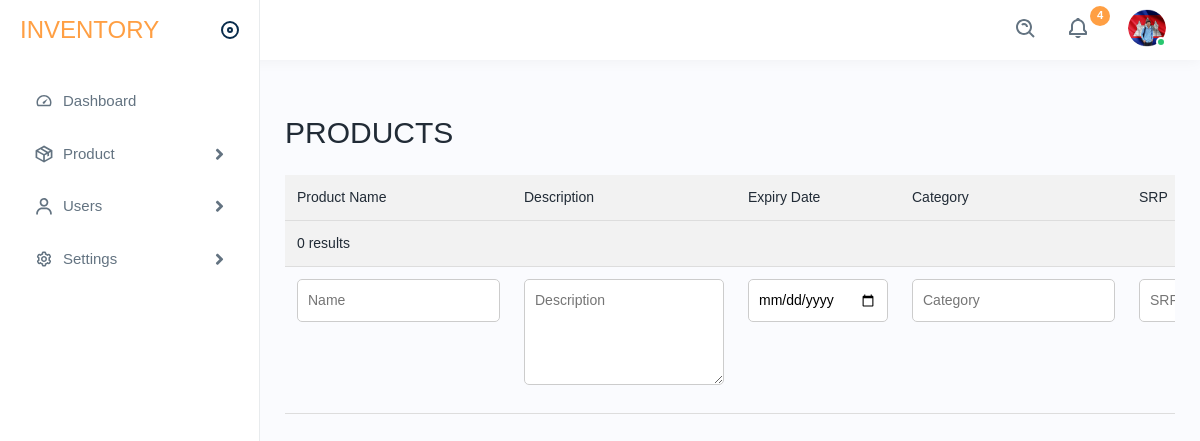
The app's page /addProd.php (signed in), older data.
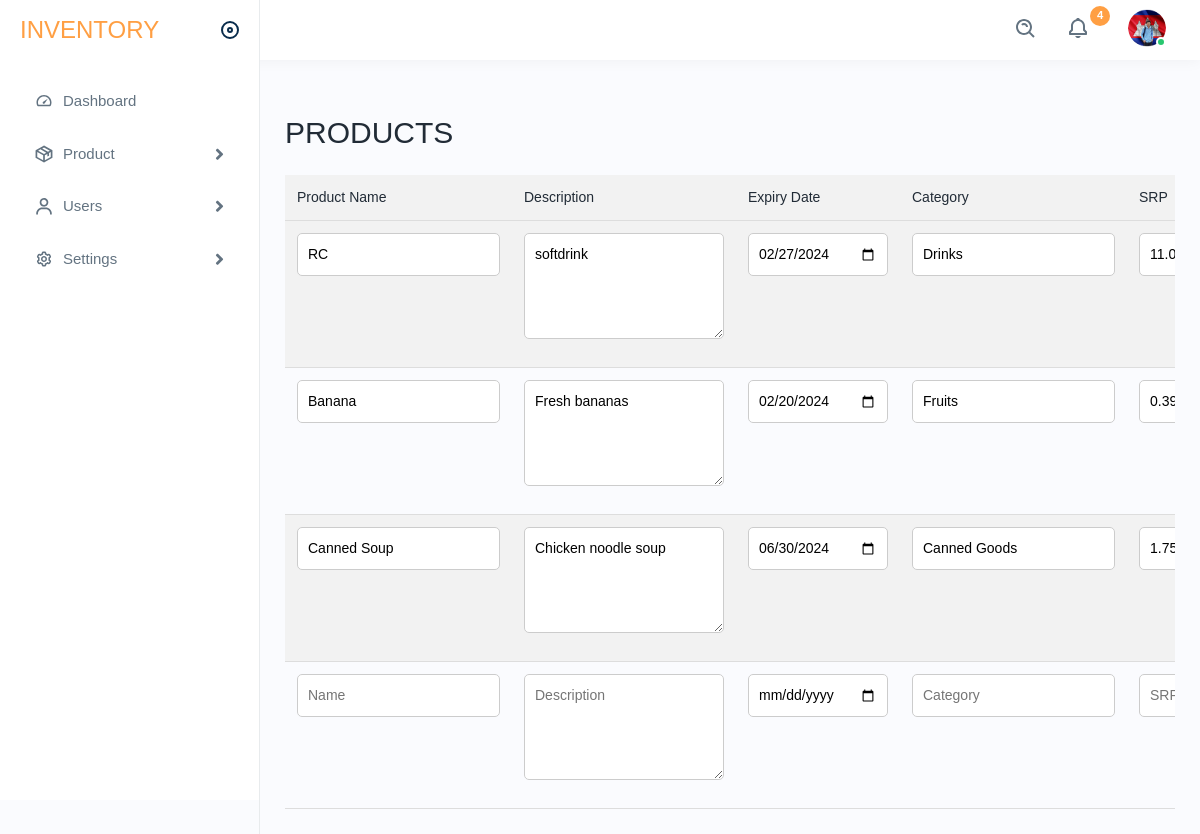
The same page, newer data.
### tables this page shows
CREATE TABLE `products` (
  `ProductID` int(11) NOT NULL,
  `ProductName` varchar(255) DEFAULT NULL,
  `ProductDescription` text DEFAULT NULL,
  `ExpiryDate` date DEFAULT NULL,
  `Category` varchar(100) DEFAULT NULL,
  `SRP` decimal(10,2) DEFAULT NULL,
  `VAT` decimal(5,2) DEFAULT NULL,
  `LossItem` int(11) DEFAULT NULL,
  `Defect` int(11) DEFAULT NULL,
  `Refund` int(11) DEFAULT NULL
);

### addProd.php (the view, shortened to what this page needs)
<?php
include ('template.php');
$templateContent = ob_get_clean();
echo $templateContent;
?>
<!DOCTYPE html>
<html lang="en">
<head>
</head>
<body>
<h2>PRODUCTS</h2>
<div class="table-container">
    <table>
        <tr>
            <th>Product Name</th>
            <th>Description</th>
            <th>Expiry Date</th>
            <th>Category</th>
            <th>SRP</th>
        </tr>
        <?php
        include 'config/db.php';
        $sql = "SELECT * FROM PRODUCTS";
        $result = $conn->query($sql);
        if ($result->num_rows > 0) {
            while($row = $result->fetch_assoc()) {
                echo "<tr><form method='post' action='config/insertProd.php'>";
                echo "<td><input type='text' name='productName' value='" . $row['ProductName'] . "'></td>";
                echo "<td><textarea name='productDescription' rows='4'>" . $row['ProductDescription'] . "</textarea></td>";
                echo "<td><input type='date' name='expiryDate' value='" . $row['ExpiryDate'] . "'></td>";
                echo "<td><input type='text' name='category' value='" . $row['Category'] . "'></td>";
                echo "<td><input type='text' name='srp' value='" . $row['SRP'] . "'></td>";
                echo "</form></tr>";
            }
        } else {
            echo "<tr><td colspan='10'>0 results</td></tr>";
        }
        echo "<tr><form method='post' action='config/insertProd.php'>";
        echo "<td><input type='text' name='newProductName' placeholder='Name'></td>";
        echo "<td><textarea name='newProductDescription' placeholder='Description' rows='4'></textarea></td>";
        echo "<td><input type='date' name='newExpiryDate' placeholder='Expiry Date'></td>";
        echo "<td><input type='text' name='newCategory' placeholder='Category'></td>";
        echo "<td><input type='text' name='newSRP' placeholder='SRP'></td>";
        echo "</form></tr>";
        ?>
    </table>
</div>
</body>
</html>

### template.php (shortened to what this page needs)
<!DOCTYPE html>
<html lang="en">
<head>
<link rel="stylesheet" href="assets/css/bootstrap.min.css">
<link rel="stylesheet" href="assets/css/animate.css">
<link rel="stylesheet" href="assets/plugins/select2/css/select2.min.css">
<link rel="stylesheet" href="assets/css/dataTables.bootstrap4.min.css">
<link rel="stylesheet" href="assets/plugins/fontawesome/css/fontawesome.min.css">
<link rel="stylesheet" href="assets/plugins/fontawesome/css/all.min.css">
<link rel="stylesheet" href="assets/css/style.css">
</head>
<body>
<div class="main-wrapper">
<div class="header">
<div class="header-left active">
<a href="dashboard.php" class="logo">
<H3>INVENTORY</H3>
</a>
<a id="toggle_btn" href="javascript:void(0);">
</a>
</div>
<ul class="nav user-menu">
<li class="nav-item">
<div class="top-nav-search">
<form action="#">
<a class="btn" id="searchdiv"><img src="assets/img/icons/search.svg" alt="img"></a>
</form>
</div>
</li>
<li class="nav-item dropdown">
<a href="javascript:void(0);" class="dropdown-toggle nav-link" data-bs-toggle="dropdown">
<img src="assets/img/icons/notification-bing.svg" alt="img"> <span class="badge rounded-pill">4</span>
</a>
</li>
<li class="nav-item dropdown has-arrow main-drop">
<a href="javascript:void(0);" class="dropdown-toggle nav-link userset" data-bs-toggle="dropdown">
<span class="user-img"><img src="assets/img/profiles/avator1.jpg" alt="">
<span class="status online"></span></span>
</a>
</li>
</ul>
</div>
<div class="sidebar" id="sidebar">
<div class="sidebar-inner slimscroll">
<div id="sidebar-menu" class="sidebar-menu">
<ul>
<li>
<a href="dashboard.php"><img src="assets/img/icons/dashboard.svg" alt="img"><span> Dashboard</span> </a>
</li>
<li class="submenu">
<a href="javascript:void(0);"><img src="assets/img/icons/product.svg" alt="img"><span> Product</span> <span class="menu-arrow"></span></a>
</li>
<li class="submenu">
<a href="javascript:void(0);"><img src="assets/img/icons/users1.svg" alt="img"><span> Users</span> <span class="menu-arrow"></span></a>
</li>
<li class="submenu">
<a href="javascript:void(0);"><img src="assets/img/icons/settings.svg" alt="img"><span> Settings</span> <span class="menu-arrow"></span></a>
</li>
</ul>
</div>
</div>
</div>
<div class="page-wrapper">
<div class="content">
</body>
</html>

### addProd.php (style rules this page uses)
input[type="text"], input[type="date"], input[type="number"], textarea { width: auto; max-width: 100%; padding: 10px; margin-bottom: 10px; border: 1px solid #ccc; border-radius: 5px; box-sizing: border-box; font-size: 14px; }
body { font-family: Arial, sans-serif; margin: 0; padding: 0; }
h2 { margin: 20px 0; }
table { width: 100%; border-collapse: collapse; }
th, td { padding: 12px; text-align: left; border-bottom: 1px solid #ddd; vertical-align: top; }
th { background-color: #f2f2f2; }
tr:nth-child(even) { background-color: #f2f2f2; }
textarea { resize: vertical; }
.table-container { overflow-y: auto; }

Row changes from the older to the newer data that the page shows:
added products: productName "RC", productDescription "softdrink", expiryDate "02/27/2024", category "Drinks", srp "11.00"
added products: productName "Banana", productDescription "Fresh bananas", expiryDate "02/20/2024", category "Fruits", srp "0.39"
added products: productName "Canned Soup", productDescription "Chicken noodle soup", expiryDate "06/30/2024", category "Canned Goods", srp "1.75"
Text that changed along with them:
text no longer shown: "0 results"
